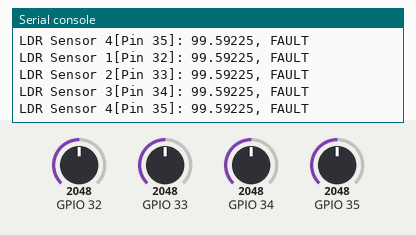
The program below on a simulated ESP32 board running MicroPython. Shown: the last lines printed to the serial console. Wiring (from the project's diagram.json): light sensor on GPIO 32, light sensor on GPIO 33, light sensor on GPIO 34, light sensor on GPIO 35. Inputs (shaded band) come from the test bench; at power-on: GPIO 32 = 2048, GPIO 33 = 2048, GPIO 34 = 2048, GPIO 35 = 2048 (analog values on the 0–4095 scale). WiFi joins after 1.5 s; no MQTT or app messages arrive unless stated.

Above: at 2.8 s.
2.9 s: GPIO 32 set to 122
5.9 s: GPIO 33 set to 2866
At 7.2 s:
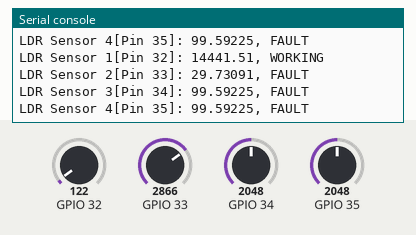
7.4 s: GPIO 34 set to 2866
At 8.1 s:
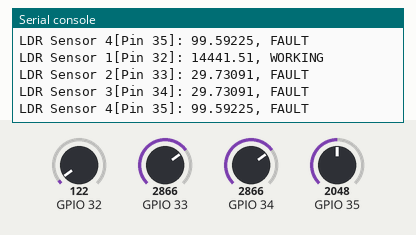
8.9 s: GPIO 35 set to 2866
At 10.2 s:
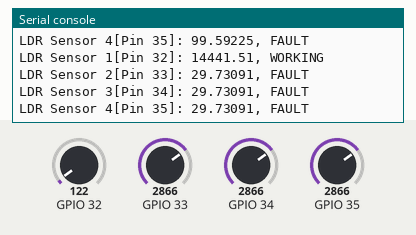
10.4 s: GPIO 32 set to 1228
11.9 s: GPIO 33 set to 3972
At 13.5 s:
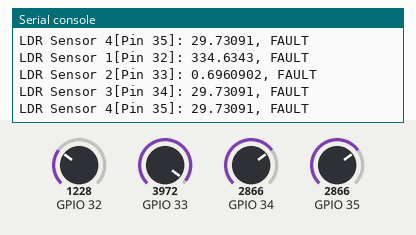
Timing chart, 0 to 14.4 s (numbered marks = the images above; inputs shaded):
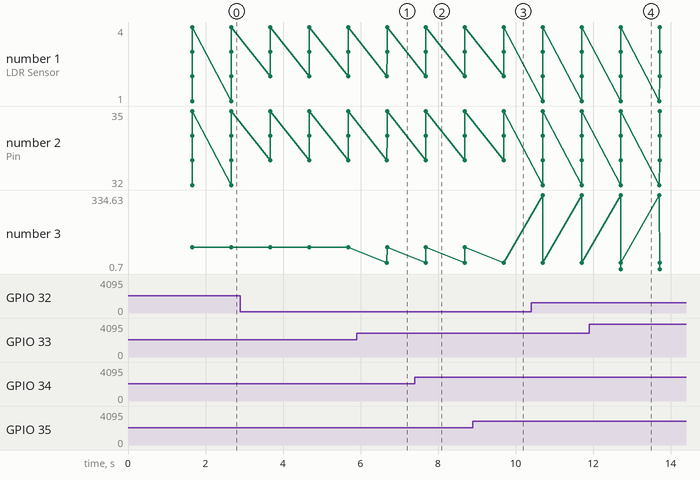

The program:

main.py
```python
# ESP32 Micropython

import network
import time
from machine import Pin,ADC
import json
from umqtt.simple import MQTTClient


# Connecting to a WLAN network[specifically WokWi Virtual Wifi]
print("="*80,"\nConnecting to WiFi", end="")
sta_if = network.WLAN(network.STA_IF)
sta_if.active(True)
sta_if.connect('Wokwi-GUEST', '')
while not sta_if.isconnected():
  print(".", end="")
  time.sleep(0.1)
print("\nWifi Connected\n",'-'*80)

# Setting Up MQTT Connection
print("Connecting to MQTT Broker on Following Parameters :\n",'-'*80)
mqtt_params = {
    'client_id':'ABDTG_LS_ESP32PUB',
    'server':'broker.mqttdashboard.com',
    'user':'',
    'password':''
}
print(f"Client_ID: {mqtt_params['client_id']}\nServer: {mqtt_params['server']}")

MQTT_TOPIC = 'ABDTG_LightSense'
print(f"On Topic: {MQTT_TOPIC}\n{'-'*80}")
publisher = MQTTClient(**mqtt_params)
publisher.connect()

print("Connection Successfull\n","="*80)

#Setup LDR Sensor
class LDR:
  GAMMA = 0.7
  RL10 = 50e3
  THERSHOLD = 400
  def __init__(self, pin):
    self.pin = pin
    self.port = ADC(Pin(pin))
    # Set max readable voltage to 3.3V
    self.port.atten(ADC.ATTN_11DB)

  def convert_lux(self, value):
    resistance = 10e3* (value / (4095 - value))
    return 10 * pow(self.RL10/resistance, 1/self.GAMMA)

  def read(self):
    return self.convert_lux(self.port.read())

  def status(self):
    return "WORKING" if self.read()>=self.THERSHOLD else "FAULT"

  def __str__(self):
    return self.status()

# Setup Inputs
LDR_1 = LDR(32)
LDR_2 = LDR(33)
LDR_3 = LDR(34)
LDR_4 = LDR(35)

LDR_UPDATE = {'LDR1111': LDR_1, 'LDR1112': LDR_2, 'LDR1113': LDR_3, 'LDR1114': LDR_4}


print("Reading LDR Sensor Values")
while True:
  print(f"LDR Sensor 1[Pin {LDR_1.pin}]: {LDR_1.read()}, {LDR_1}")
  print(f"LDR Sensor 2[Pin {LDR_2.pin}]: {LDR_2.read()}, {LDR_2}")
  print(f"LDR Sensor 3[Pin {LDR_3.pin}]: {LDR_3.read()}, {LDR_3}")
  print(f"LDR Sensor 4[Pin {LDR_4.pin}]: {LDR_4.read()}, {LDR_4}")
  publisher.publish(MQTT_TOPIC, json.dumps({i:j.__str__() for i,j in LDR_UPDATE.items()}))
  time.sleep(1)
```

Measured:
- after the input at 5.9 s, the serial console: prints a new line after 0.78 s (image 1)
- after the input at 7.4 s, the serial console: prints a new line after 0.29 s (image 2)
- after the input at 8.9 s, the serial console: prints a new line after 0.80 s (image 3)
- after the input at 11.9 s, the serial console: prints a new line after 0.81 s (image 4)
